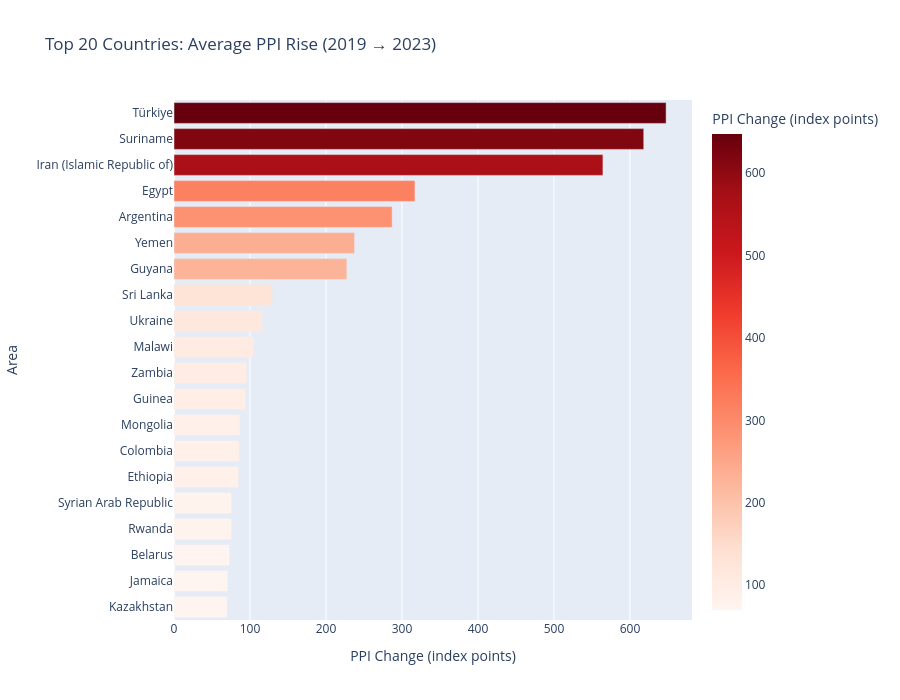

This figure's notebook cell:
### Code cell
country_trends = df.groupby('Area')[['Y2019', 'Y2023']].mean().dropna()
country_trends['change'] = country_trends['Y2023'] - country_trends['Y2019']
country_trends = country_trends.sort_values('change', ascending=False).head(20)

fig1 = px.bar(
    country_trends,
    x='change',
    y=country_trends.index,
    orientation='h',
    title='Top 20 Countries: Average PPI Rise (2019 → 2023)',
    labels={'change': 'PPI Change (index points)', 'y': 'Country'},
    color='change',
    color_continuous_scale='Reds'
)
fig1.update_layout(
    yaxis={'categoryorder': 'total ascending'},
    height=700
)
fig1.show()

### Figure 1 — Plotly figure (JSON) as saved in the notebook; plotly's stock layout.template omitted (floating-point values rounded to 4 significant figures)
{"data": [{"hovertemplate": "PPI Change (index points)=%{marker.color}<br>Area=%{y}<extra></extra>", "legendgroup": "", "marker": {"color": [647.6, 618.2, 564.4, 317.1, 287.1, 237.6, 227.5, 129.7, 116.2, 105.2, 95.86, 94.23, 87.09, 85.84, 85.15, 75.9, 75.87, 73.39, 70.71, 69.96], "coloraxis": "coloraxis", "pattern": {"shape": ""}}, "name": "", "orientation": "h", "showlegend": false, "textposition": "auto", "type": "bar", "x": [647.6, 618.2, 564.4, 317.1, 287.1, 237.6, 227.5, 129.7, 116.2, 105.2, 95.86, 94.23, 87.09, 85.84, 85.15, 75.9, 75.87, 73.39, 70.71, 69.96], "xaxis": "x", "y": ["Türkiye", "Suriname", "Iran (Islamic Republic of)", "Egypt", "Argentina", "Yemen", "Guyana", "Sri Lanka", "Ukraine", "Malawi", "Zambia", "Guinea", "Mongolia", "Colombia", "Ethiopia", "Syrian Arab Republic", "Rwanda", "Belarus", "Jamaica", "Kazakhstan"], "yaxis": "y"}], "layout": {"barmode": "relative", "coloraxis": {"colorbar": {"title": {"text": "PPI Change (index points)"}}, "colorscale": [[0, "rgb(255,245,240)"], [0.125, "rgb(254,224,210)"], [0.25, "rgb(252,187,161)"], [0.375, "rgb(252,146,114)"], [0.5, "rgb(251,106,74)"], [0.625, "rgb(239,59,44)"], [0.75, "rgb(203,24,29)"], [0.875, "rgb(165,15,21)"], [1, "rgb(103,0,13)"]]}, "height": 700, "legend": {"tracegroupgap": 0}, "title": {"text": "Top 20 Countries: Average PPI Rise (2019 → 2023)"}, "xaxis": {"anchor": "y", "domain": [0, 1], "title": {"text": "PPI Change (index points)"}}, "yaxis": {"anchor": "x", "categoryorder": "total ascending", "domain": [0, 1], "title": {"text": "Area"}}}}
